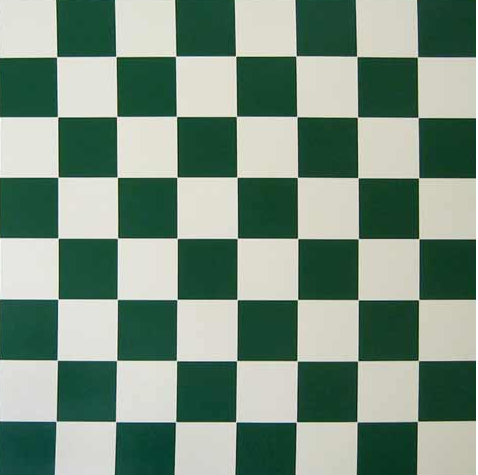
%> input picture MidTerm.png, 478 x 475 px
$ octave --eval "gradient;"   (GNU Octave 9; MATLAB toolbox functions it lacks are replaced by stand-ins)
%> lines starting %> are read from the running program, lines starting %| are printed output that depends on the picture
function gradient()
    im = im2double(rgb2gray(imread('MidTerm.png')));
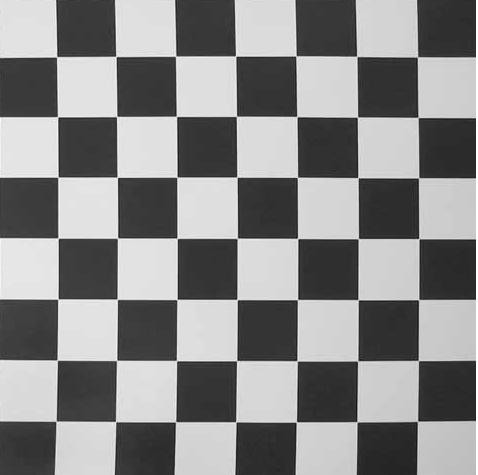
%> im: size 475x478 double; min 0.0353, max 1, mean 0.535
    [m, n] = size(im);
%> m = 475; n = 478
    k1 = [-1 -1 -1; 0 0 0; 1 1 1];
    I1 = conv2(im, k1);
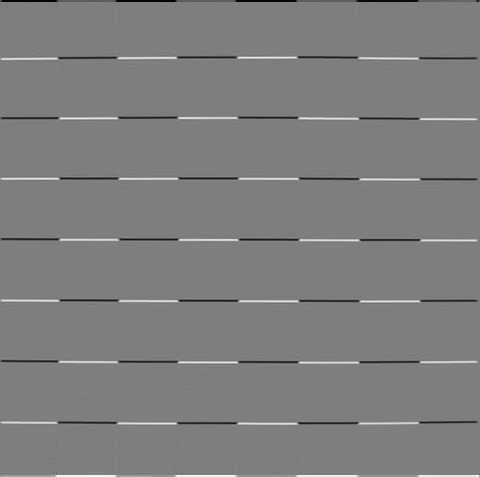
%> I1: size 477x480 double; min -2.69, max 2.74, mean 0; drawn with min black and max white
    k2 = [-1 0 1; -1 0 1; -1 0 1];
    I2 = conv2(im, k2);
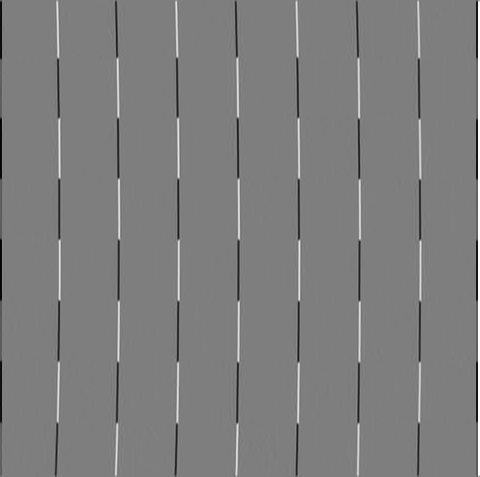
%> I2: size 477x480 double; min -2.95, max 3, mean 5.8e-18; drawn with min black and max white
    I3 = I1.*I2;
    %imshow(I3);
    out1 = I1.^2;
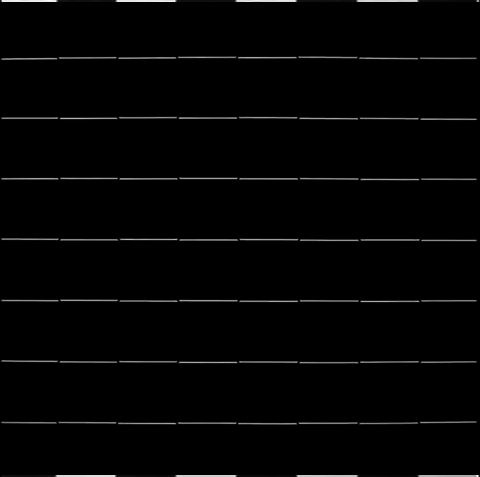
%> out1: size 477x480 double; min 0, max 7.49, mean 0.117; drawn with min black and max white
    out2 = I2.^2;
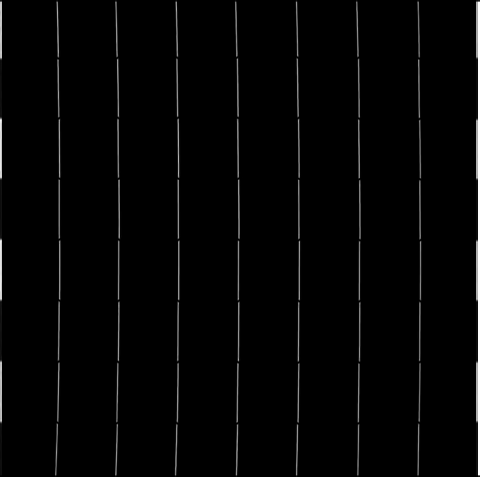
%> out2: size 477x480 double; min 0, max 9, mean 0.164; drawn with min black and max white
    VIm = zeros(m, n);
    for i=1:m
        for j=1:n
            x = out1(i, j);
            y = out2(i, j);
            z = I3(i, j);
            M = [x z; z y];
            V = det(M) - 0.04*trace(M)^2;
            VIm(i, j) = V;
        end
    end
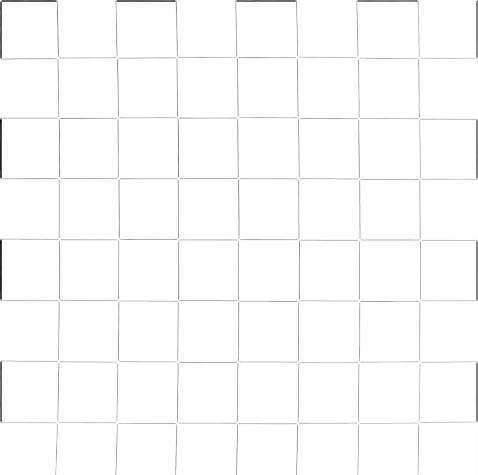
%> VIm: size 475x478 double; min -3.04, max 0, mean -0.0373; drawn with min black and max white
    imshow(VIm, []);
end
